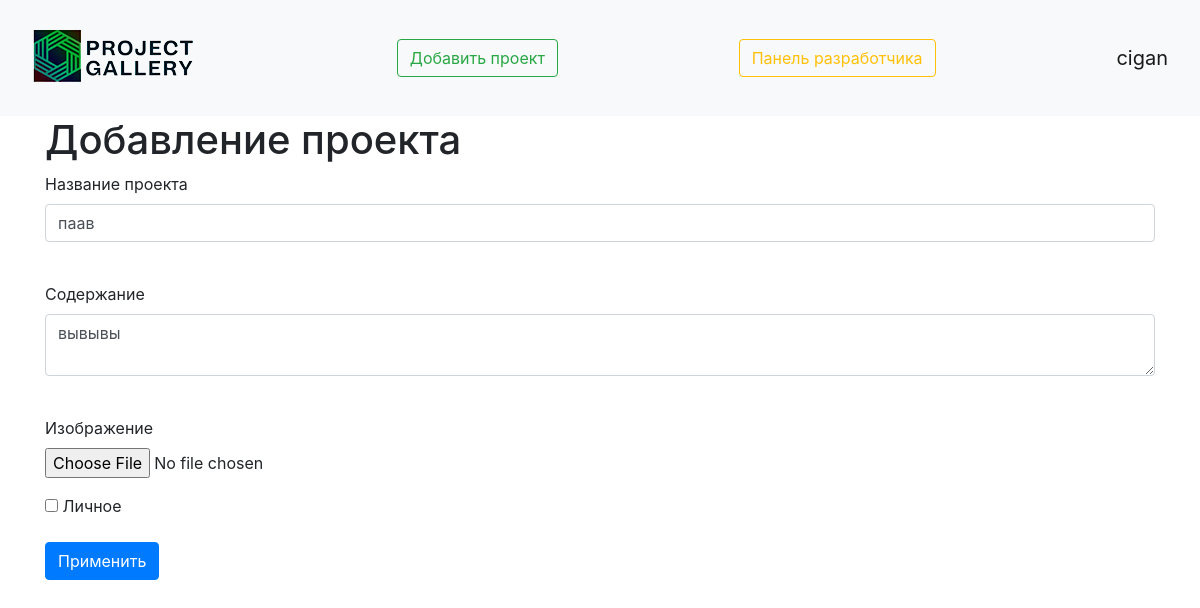
Page /projects/16 (signed in) on the committed database.
### data/user.py (models this page shows, shortened)
class User(SqlAlchemyBase, UserMixin, SerializerMixin):
    __tablename__ = 'users'
    id = sqlalchemy.Column(sqlalchemy.Integer,
                           primary_key=True, autoincrement=True)
    name = sqlalchemy.Column(sqlalchemy.String, nullable=True)
    about = sqlalchemy.Column(sqlalchemy.String, nullable=True)
    email = sqlalchemy.Column(sqlalchemy.String,
                              index=True, unique=True, nullable=True)
    hashed_password = sqlalchemy.Column(sqlalchemy.String, nullable=True)
    created_date = sqlalchemy.Column(sqlalchemy.DateTime,
                                     default=datetime.datetime.now)
    is_developer = sqlalchemy.Column(sqlalchemy.Boolean, nullable=True, default=False)
    projects = orm.relation("Projects", back_populates='user')
    likes = sqlalchemy.Column(sqlalchemy.Integer)
    dislikes = sqlalchemy.Column(sqlalchemy.Integer)

### data/projects.py (models this page shows)
class Projects(SqlAlchemyBase, SerializerMixin):
    __tablename__ = 'projects'
    id = sqlalchemy.Column(sqlalchemy.Integer,
                           primary_key=True, autoincrement=True)
    title = sqlalchemy.Column(sqlalchemy.String, nullable=True)
    content = sqlalchemy.Column(sqlalchemy.String, nullable=True)
    created_date = sqlalchemy.Column(sqlalchemy.DateTime,
                                     default=datetime.datetime.now)
    is_private = sqlalchemy.Column(sqlalchemy.Boolean, default=True)
    is_confirmed = sqlalchemy.Column(sqlalchemy.Boolean, nullable=True, default=False)
    is_deleted = sqlalchemy.Column(sqlalchemy.Boolean, nullable=True, default=False)
    image = sqlalchemy.Column()
    like = sqlalchemy.Column(sqlalchemy.Integer, default=0)
    dislike = sqlalchemy.Column(sqlalchemy.Integer, default=0)
    user_id = sqlalchemy.Column(sqlalchemy.Integer,
                                sqlalchemy.ForeignKey("users.id"))
    user = orm.relation('User')

### main.py (the view, shortened to what this page needs)
@app.route('/projects/<int:id>', methods=['GET', 'POST'])
@login_required
def edit_projects(id):
    form = ProjectsForm()
    if request.method == "GET":
        db_sess = db_session.create_session()
        projects = db_sess.query(Projects).filter(Projects.id == id).first()
        if projects.is_confirmed:
            projects.is_confirmed = False
        if projects:
            form.title.data = projects.title
            form.content.data = projects.content
            form.is_private.data = projects.is_private
        else:
            abort(404)
    return render_template('projects.html',
                           title='Редактирование проекта',
                           form=form
                           )

### forms/projects.py
class ProjectsForm(FlaskForm):
    title = StringField('Название проекта', validators=[DataRequired()])
    content = TextAreaField("Содержание")
    is_private = BooleanField("Личное")
    image = FileField('Изображение')
    submit = SubmitField('Применить')

### data/db_session.py (called while the page is built)
def create_session() -> Session:
    global __factory
    return __factory()

### main.py (called while the page is built)
@login_manager.user_loader
def load_user(user_id):
    db_sess = db_session.create_session()
    return db_sess.query(User).get(user_id)

### templates/projects.html (shortened to what this page needs)
{% extends "base.html" %}
{% block content %}
<h1>Добавление проекта</h1>
<form action="" method="post" enctype="multipart/form-data" novalidate>
    <p>
        {{ form.title.label }}<br>
        {{ form.title(class="form-control") }}<br>
    </p>
    <p>
        {{ form.content.label }}<br>
        {{ form.content(class="form-control") }}<br>
    </p>
    <p>
        {{ form.image.label() }}<br>
        {{ form.image() }}<br>
    </p>
    <p>{{ form.is_private() }} {{ form.is_private.label }}</p>
    <p>{{ form.submit(type="submit", class="btn btn-primary") }}</p>
</form>
{% endblock %}

### templates/base.html (shortened to what this page needs)
<!doctype html>
<html lang="en">
<head>
    <link rel="stylesheet"
          href="https://stackpath.bootstrapcdn.com/bootstrap/4.4.1/css/bootstrap.min.css"
>
    <link rel="stylesheet" href="static/css/base.css">
</head>
<body>
<header>
    <nav class="navbar navbar-light bg-light">
        <a href="/"><img src="/static/img/small_logo2.png" alt="здесь должна была быть картинка, но не нашлась"></a>
        <a href="/projects" class="btn btn-outline-success">Добавить проект</a>
        {% if current_user.is_developer %}
        <a href="/developer_panel" class="btn btn-outline-warning">
            Панель разработчика
        </a>
        {% endif %}
        {% if current_user.is_authenticated %}
    <a class="navbar-brand" href="/user_profile">{{ current_user.name }}</a>
{% else %}
    <p>
        <a class="btn btn-primary " href="/register">Зарегистрироваться</a>
        <a class="btn btn-success" href="/login">Войти</a>
    </p>
{% endif %}
    </nav>
</header>
<main role="main" class="container">
    {% block content %}{% endblock %}
</main>
</body>
</html>

### static/css/base.css (style rules this page uses)
header { position: sticky; top: 0; }

### rows in the picture
User: name "cigan"
Projects: title "паав", content "вывывы"
